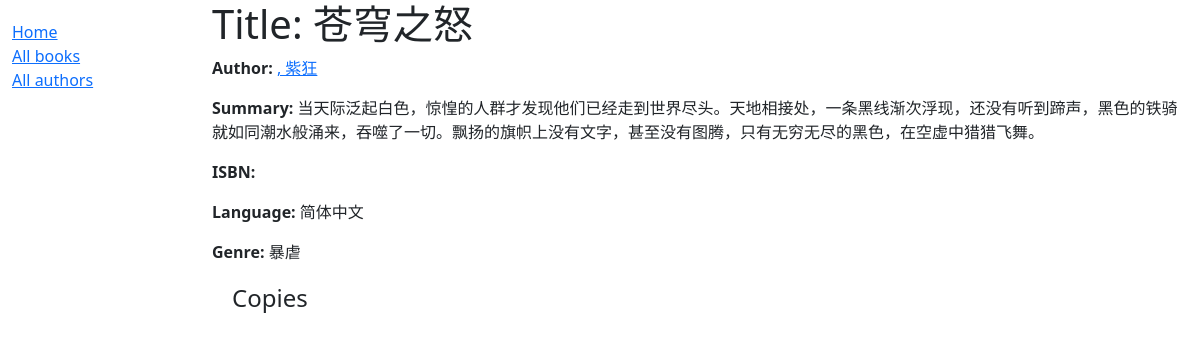
The app's page /catalog/books/1, older data.
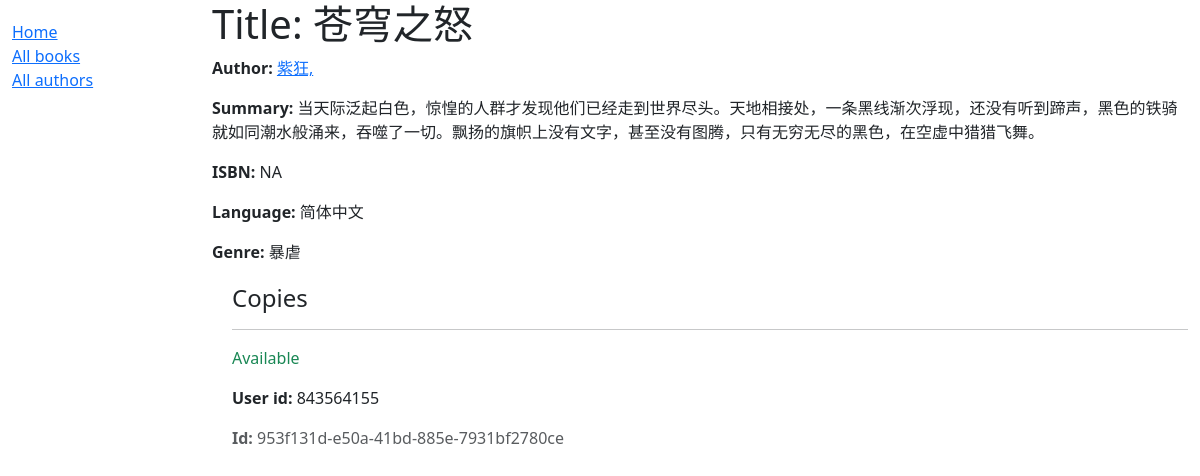
The same page, newer data.
### catalog/models.py (models this page shows, shortened)
class Book(models.Model):
    title = models.CharField(max_length=200)
    author = models.ForeignKey('Author', on_delete=models.RESTRICT, null=True)
    summary = models.TextField(
        max_length=1000, help_text="Enter a brief description of the book"
    )
    isbn = models.CharField('ISBN', max_length=13,
                            unique=False,
                            help_text='13 Character (Input NA if not applicable) <a href="https://www.isbn-international.org/content/what-isbn'
                                      '">ISBN number</a>')
    genre = models.ManyToManyField(
        Genre, help_text="Select a genre for this book"
    )
    language = models.ForeignKey(
    'Language', on_delete=models.SET_NULL, null=True)
    age_restrictions = models.PositiveIntegerField(
        default=0, help_text="Enter the minimum age restriction for this book (0 for no restriction)"
    )
    def display_genre(self):
        """Create a string for the Genre. This is required to display genre in Admin"""
        return ', '.join(genre.name for genre in self.genre.all()[:3])
    display_genre.short_description = 'Genre'

class Author(models.Model):
    first_name = models.CharField(max_length=100, blank=True)
    last_name = models.CharField(max_length=100)
    date_of_birth = models.DateField(null=True, blank=True)
    date_of_death = models.DateField('Died', null=True, blank=True)
    class Meta:
        ordering = ['last_name', 'first_name']
    def __str__(self):
        return f'{self.last_name}, {self.first_name}'

class Language(models.Model):
    name = models.CharField(max_length=200,
                            unique=True,
                            help_text="Enter the book's natural language (e.g. English, French, Japanese etc.)")
    def __str__(self):
        return self.name
    class Meta:
        constraints = [
            UniqueConstraint(
                Lower('name'),
                name='language_name_case_insensitive_unique',
                violation_error_message = "Language already exists (case insensitive match)"
            ),
        ]

class Genre(models.Model):
    name = models.CharField(
        max_length=200,
        unique=True,
        help_text="Enter a book genre (e.g. Science Fiction, French Poetry etc.)"
    )
    def __str__(self):
        return self.name
    class Meta:
        constraints = [
            UniqueConstraint(
                Lower("name"),
                name="unique_genre_name",
                violation_error_message="Genre already exists (case insensitive match)."
            ),
        ]

class BookInstance(models.Model):
    id = models.UUIDField(primary_key=True, default=uuid.uuid4,
                          help_text="Unique ID for this particular book across whole library")
    book = models.ForeignKey('Book', on_delete=models.RESTRICT, null=True)
    book_lender_uid = models.CharField(max_length=9)
    due_back = models.DateField(null=True, blank=True)
    LOAN_STATUS = (
        ('m', 'Maintenance'),
        ('o', 'On loan'),
        ('a', 'Available'),
        ('r', 'Reserved'),
    )
    status = models.CharField(
        max_length=1,
        choices=LOAN_STATUS,
        blank=True,
        default='m',
        help_text='Book availability',
    )
    class Meta:
        ordering = ['due_back']

### catalog/views.py (the view)
# urls.py: path('books/<int:pk>', views.BookDetailView.as_view(), name='book-detail'),
class BookDetailView(generic.DetailView):
    model = Book

### catalog/templates/catalog/book_detail.html (shortened to what this page needs)
{% extends "base_generic.html" %}
{% block content %}
  <h1>Title: {{ book.title }}</h1>
  <p><strong>Author:</strong> <a href="">{{ book.author }}</a></p>
  <p><strong>Summary:</strong> {{ book.summary }}</p>
  <p><strong>ISBN:</strong> {{ book.isbn }}</p>
  <p><strong>Language:</strong> {{ book.language }}</p>
  <p><strong>Genre:</strong> {{ book.genre.all|join:", " }}</p>
  <div style="margin-left:20px;margin-top:20px">
    <h4>Copies</h4>
    {% for copy in book.bookinstance_set.all %}
      <hr />
      <p
        class="{% if copy.status == 'a' %}text-success{% elif copy.status == 'm' %}text-danger{% else %}text-warning{% endif %}">
        {{ copy.get_status_display }}
      </p>
      <p><strong>User id:</strong> {{ copy.book_lender_uid }}</p>
      <p class="text-muted"><strong>Id:</strong> {{ copy.id }}</p>
    {% endfor %}
  </div>
{% endblock %}

Row changes from the older to the newer data that the page shows:
changed Book "简体中文": author ", 紫狂" → "紫狂,"; isbn (not shown) → "NA"
added BookInstance: status "Available", book_lender_uid "843564155", id "953f131d-e50a-41bd-885e-7931bf2780ce"
